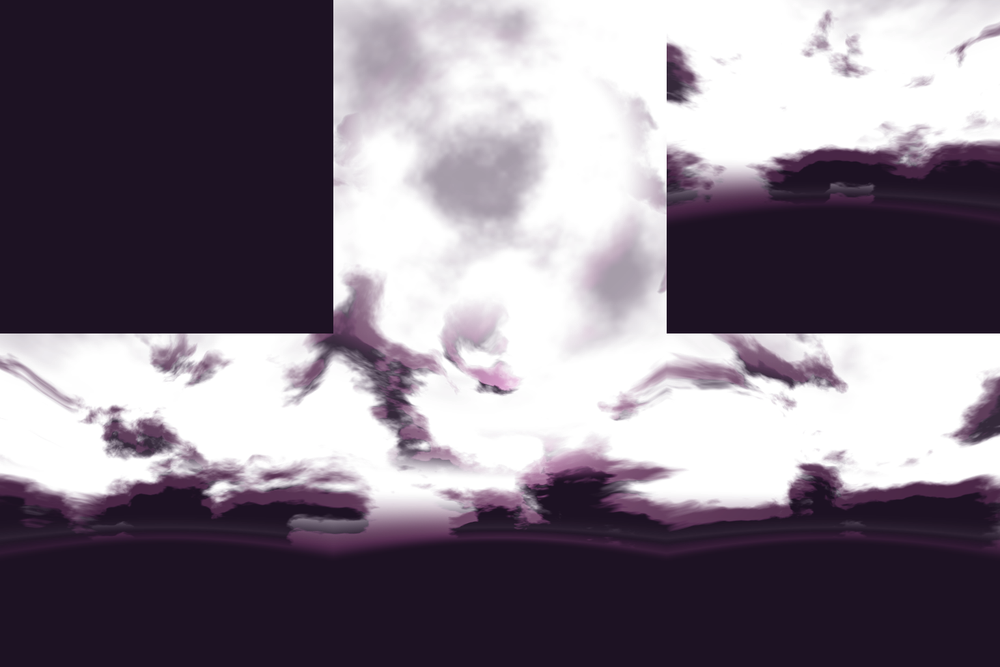
#> input picture src/main/resources/assets/nuit_chains/sky/clouds.png, 1000 x 667 px, shrunk from 1536 x 1024 before the run
$ python destar.py ../src/main/resources/assets/nuit_chains/sky/clouds.png out.png
#> lines starting #> are read from the running program, lines starting #| are printed output that depends on the picture; after the words box and inside, x2 and y2 are one past the last pixel; in counts of white or black regions, pixels touching at a corner belong together
"""Entfernt die eingebrannten kleinen Sterne aus der Himmels-Textur (die großen hellen Sterne bleiben).
Aufruf: destar.py IN OUT"""
import sys, math
import numpy as np
from PIL import Image
import scipy.ndimage as nd

src = np.asarray(Image.open(sys.argv[1]).convert("RGB")).astype(np.float32)
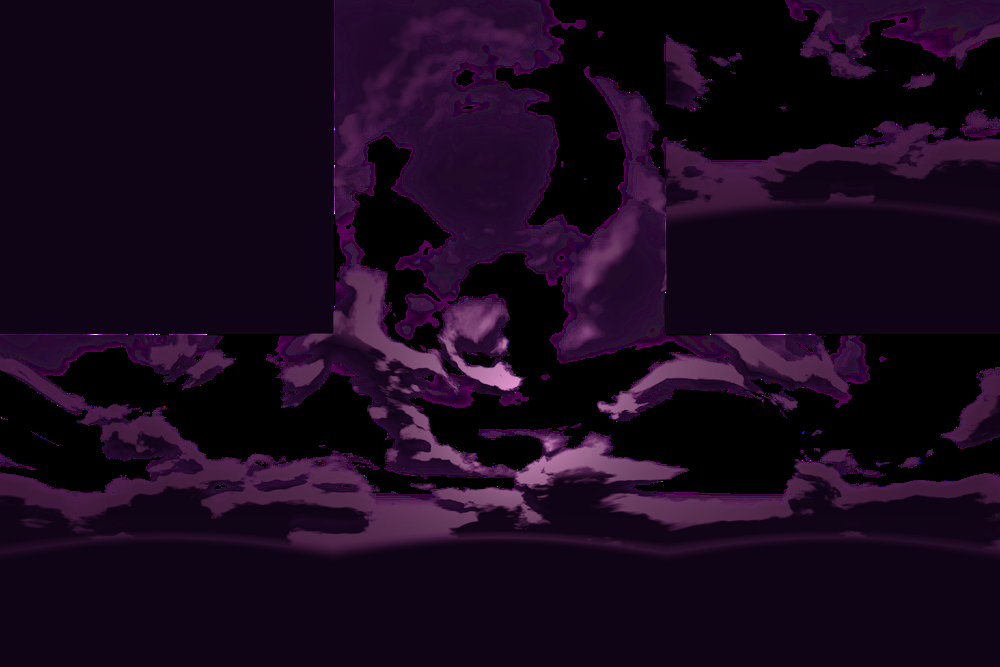
#> src: shape (667, 1000, 3) float32; mean R, G, B 25, 8.4, 29
H, W = src.shape[:2]; F = H // 2
#> after `H, W = src.shape[:2]`: H = 667; W = 1000
#> after `F = H // 2`: F = 333
lum = src.mean(-1)
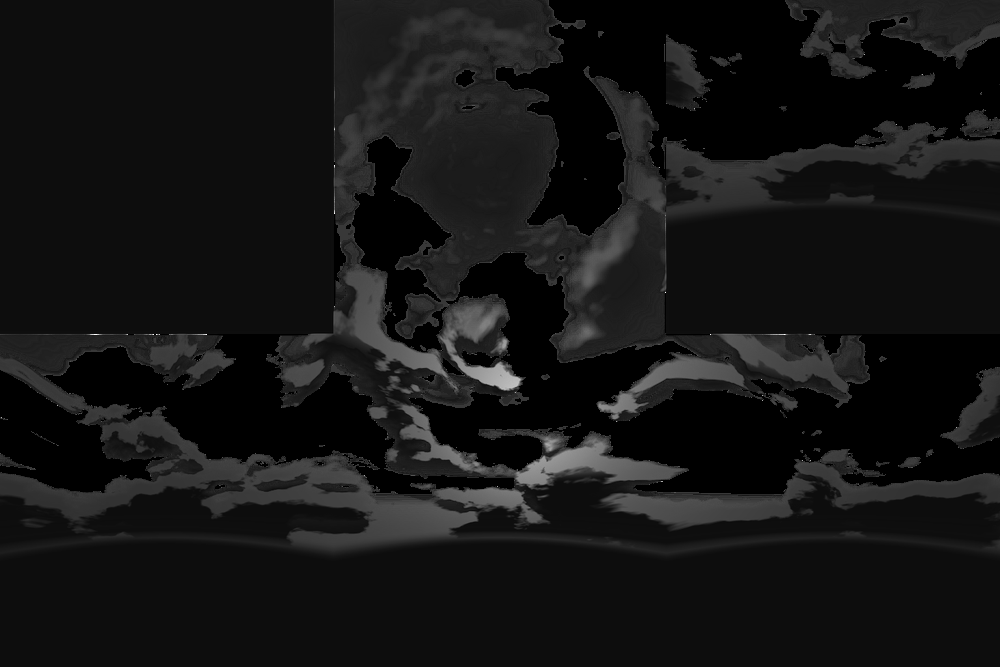
#> lum: shape (667, 1000) float32; min 0, max 255, mean 20.8
out = src.copy()
removed = 0
# je Würfelseite getrennt (keine Nähte verschmieren)
for cy in range(2):
    for cx in range(3):
        sl = (slice(cy * F, (cy + 1) * F), slice(cx * F, (cx + 1) * F))
        L = lum[sl]
        bg = nd.median_filter(L, size=9)
        diff = L - bg
        mask = diff > 9.0
        lab, n = nd.label(mask)
        sizes = nd.sum(mask, lab, range(1, n + 1))
        peak = nd.maximum(diff, lab, range(1, n + 1))
        keep = np.zeros(n + 1, bool)
        # nur kleine, punktförmige Sterne entfernen
        keep[1:] = (sizes <= 60)
        m = keep[lab]
        m = nd.binary_dilation(m, iterations=2)
        removed += int(keep.sum())
        face = src[sl]
        fill = np.stack([nd.median_filter(face[..., c], size=11) for c in range(3)], -1)
        # weich einblenden
        soft = nd.gaussian_filter(m.astype(np.float32), 0.8)[..., None]
        soft = np.clip(soft * 1.6, 0, 1)
        out[sl] = face * (1 - soft) + fill * soft
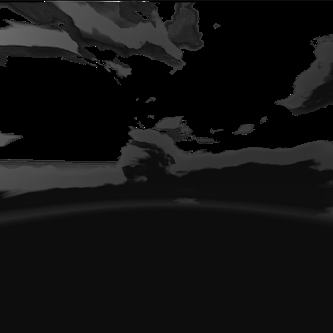
#> L: shape (333, 333) float32; min 0, max 255, mean 18.2
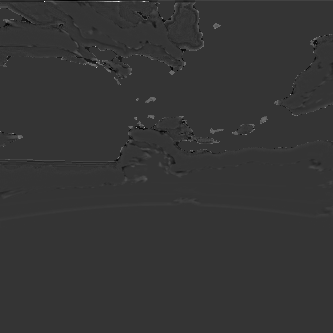
#> diff: shape (333, 333) float32; min -59, max 225, mean 0.4; drawn with min black and max white
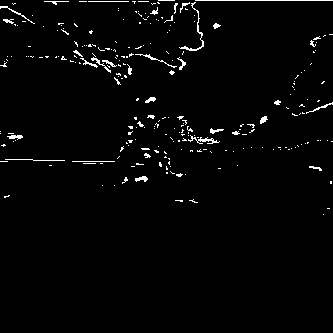
#> mask: shape (333, 333) bool; 2.2% white in thin lines or dots, all inside (x1, y1, x2, y2) = (0, 0, 333, 215)
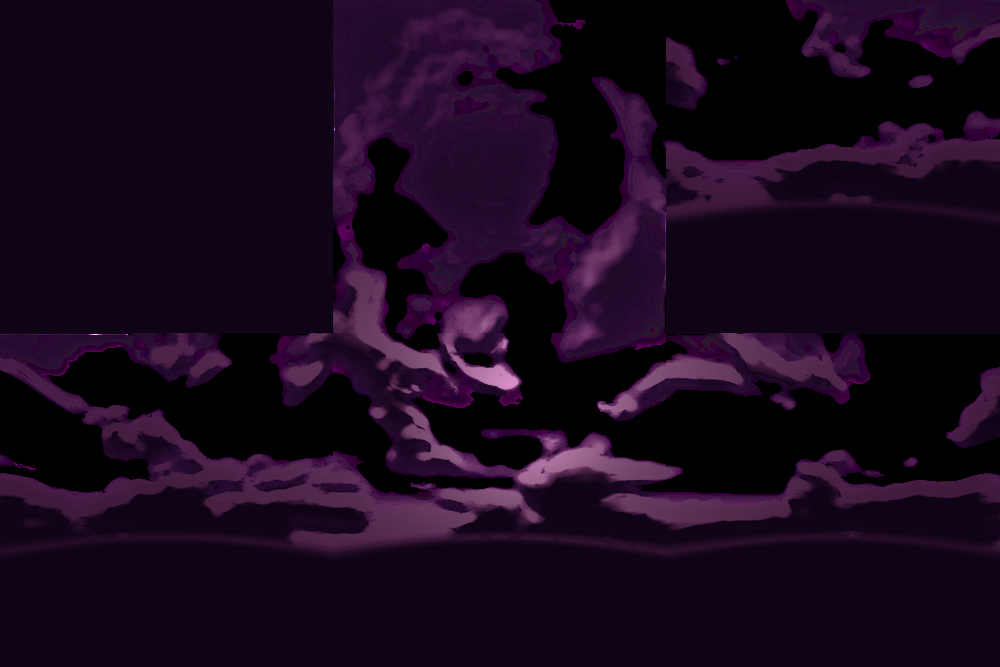
#> out: shape (667, 1000, 3) float32; 14.69% of pixels changed, all inside (x1, y1, x2, y2) = (0, 0, 999, 553)
#> after the loop, removed = 2471
print("removed", removed)
#| removed 2471
Image.fromarray(np.clip(out + 0.5, 0, 255).astype(np.uint8)).save(sys.argv[2], optimize=True)
